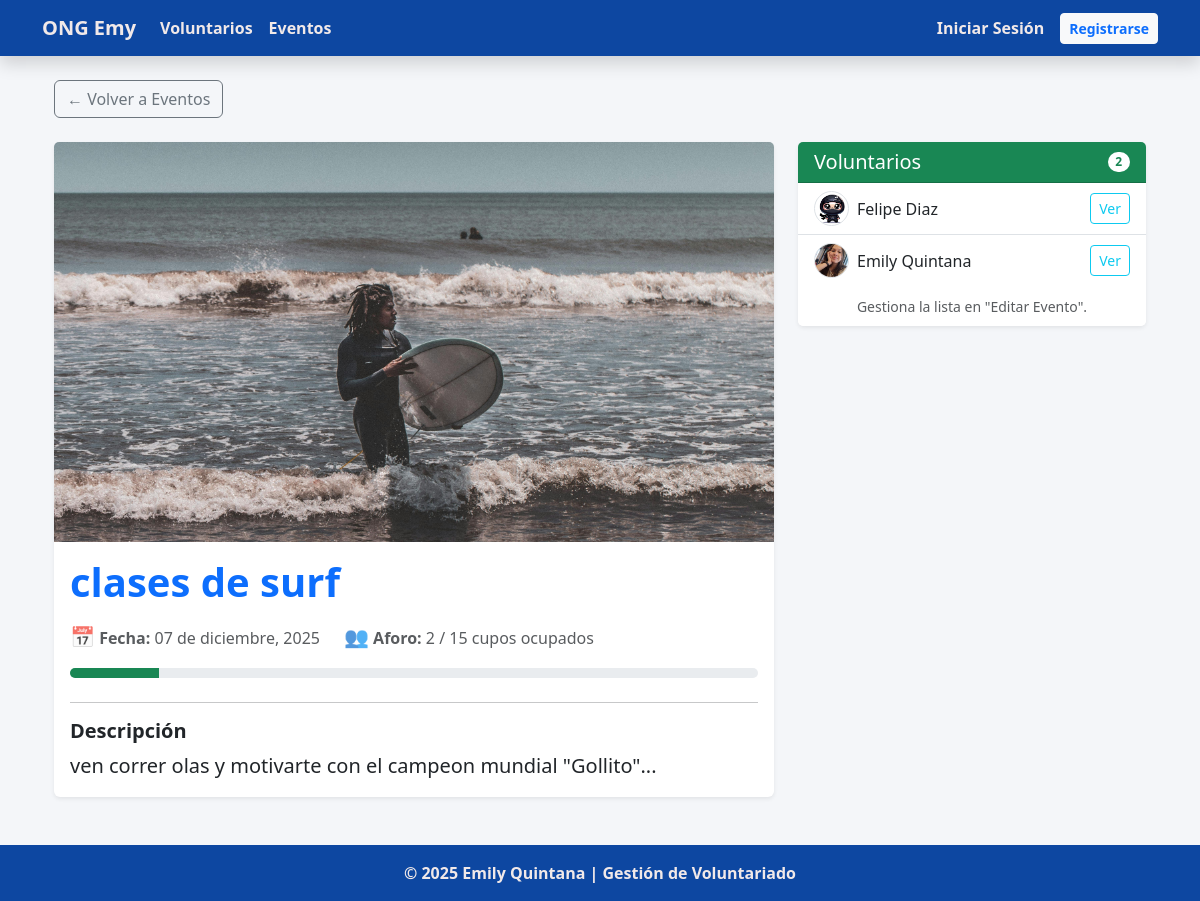
The app's page /eventos/2/ with its own data.
### voluntariado/models.py (models this page shows, shortened)
class Evento(models.Model):
    titulo = models.CharField(max_length=255, verbose_name="Título del Evento")
    descripcion = models.TextField(verbose_name="Descripción")
    fecha = models.DateField(verbose_name="Fecha del Evento")
    aforo = models.PositiveIntegerField(default=10, verbose_name="Aforo Máximo")
    voluntarios = models.ManyToManyField(Voluntario, related_name="eventos", blank=True)
    class Meta:
        ordering = ['fecha']  # Ordenar por fecha, del más próximo al más lejano
        verbose_name = "Evento"
        verbose_name_plural = "Eventos"

class FotoEvento(models.Model):
    evento = models.ForeignKey(Evento, on_delete=models.CASCADE, related_name='fotos')
    imagen = models.ImageField(upload_to='eventos_galeria/')

class Voluntario(models.Model):
    nombre = models.CharField(max_length=255)
    email = models.EmailField(unique=True, verbose_name="Correo Electrónico")
    telefono = models.CharField(max_length=15, blank=True, null=True, verbose_name="Teléfono")
    foto = models.ImageField(upload_to='perfiles_voluntarios/', blank=True, null=True, verbose_name="Foto de Perfil")
    fecha_registro = models.DateTimeField(auto_now_add=True)
    class Meta:
        ordering = ['-id']
        verbose_name = "Voluntario"
        verbose_name_plural = "Voluntarios"

### voluntariado/views.py (the view)
# urls.py: path('eventos/<int:pk>/', views.detalle_evento, name='detalle_evento'),
def detalle_evento(request, pk):
    evento = get_object_or_404(Evento, pk=pk)
    return render(request, 'detalle_evento.html', {'evento': evento})

### voluntariado/templates/detalle_evento.html (shortened to what this page needs)
{% extends 'base.html' %}
{% block content %}
<div class="container">
    <div class="d-flex justify-content-between align-items-center mb-4">
        <a href="{% url 'lista_eventos' %}" class="btn btn-outline-secondary">← Volver a Eventos</a>
    </div>
    <div class="row">
        <div class="col-md-8">
            <div class="card shadow-sm mb-4">
                {% if evento.fotos.first %}
                    <img src="{{ evento.fotos.first.imagen.url }}" class="card-img-top" alt="{{ evento.titulo }}" style="height: 400px; object-fit: cover;">
                {% else %}
                    <div class="bg-light text-center py-5">
                        <span style="font-size: 80px;">📷</span>
                        <p class="text-muted">Sin foto de portada</p>
                    </div>
                {% endif %}
                <div class="card-body">
                    <h1 class="card-title text-primary fw-bold mb-3">{{ evento.titulo }}</h1>
                    <div class="d-flex gap-4 mb-3 text-muted align-items-center flex-wrap">
                        <div>
                            <span class="fs-5">📅</span>
                            <strong>Fecha:</strong> {{ evento.fecha|date:"d \d\e F, Y" }}
                        </div>
                        <div>
                            <span class="fs-5">👥</span>
                            <strong>Aforo:</strong> {{ evento.voluntarios.count }} / {{ evento.aforo }} cupos ocupados
                        </div>
                    </div>
                    <div class="progress mb-4" style="height: 10px;">
                        <div class="progress-bar {% if evento.voluntarios.count >= evento.aforo %}bg-danger{% else %}bg-success{% endif %}"
                             role="progressbar"
                             style="width: {% widthratio evento.voluntarios.count evento.aforo 100 %}%;"
                             aria-valuenow="{{ evento.voluntarios.count }}"
                             aria-valuemin="0"
                             aria-valuemax="{{ evento.aforo }}">
                        </div>
                    </div>
                    <hr>
                    <h5 class="fw-bold">Descripción</h5>
                    <p class="card-text lead" style="white-space: pre-line;">{{ evento.descripcion }}</p>
                </div>
            </div>
        </div>
        <div class="col-md-4">
            <div class="card shadow-sm">
                <div class="card-header bg-success text-white d-flex justify-content-between align-items-center">
                    <h5 class="mb-0">Voluntarios</h5>
                    <span class="badge bg-white text-success rounded-pill">{{ evento.voluntarios.count }}</span>
                </div>
                <ul class="list-group list-group-flush" style="max-height: 400px; overflow-y: auto;">
                    {% for voluntario in evento.voluntarios.all %}
                    <li class="list-group-item d-flex justify-content-between align-items-center">
                        <div class="d-flex align-items-center text-truncate">
                            {% if voluntario.foto %}
                                <img src="{{ voluntario.foto.url }}" class="rounded-circle me-2 border" width="35" height="35" style="object-fit: cover;">
                            {% else %}
                                <span class="me-2 fs-4 text-secondary">👤</span>
                            {% endif %}
                            <span class="text-truncate" style="max-width: 150px;">{{ voluntario.nombre }}</span>
                        </div>
                        <a href="{% url 'detalle_voluntario' pk=voluntario.pk %}" class="btn btn-sm btn-outline-info" title="Ver perfil">Ver</a>
                    </li>
                    {% empty %}
                    <li class="list-group-item text-muted text-center py-4">
                        <p class="mb-0">No hay voluntarios inscritos.</p>
                    </li>
                    {% endfor %}
                </ul>
                <div class="card-footer bg-white text-center">
                    <small class="text-muted">Gestiona la lista en "Editar Evento".</small>
                </div>
            </div>
        </div>
    </div>
</div>
{% endblock %}

### static/css/style.css (style rules this page uses)
:root { --color-azul-pro: #0d47a1; --color-gris-fondo: #f4f6f9; --color-magenta: #d63384; --color-magenta-dark: #a82365; }
body { background-color: var(--color-gris-fondo); font-family: 'Segoe UI', Tahoma, Geneva, Verdana, sans-serif; }
a { color: var(--color-magenta); text-decoration: none; }
.card { border: none; box-shadow: 0 4px 6px rgba(0,0,0,0.1); }

### records on screen
Evento: fotos.first.imagen (picture), titulo "clases de surf", fecha "07 de diciembre, 2025", voluntarios.count "2", aforo "15", descripcion "ven correr olas y motivarte con el campeon mundial \"Gollito\"..."
Voluntario: foto (picture), nombre "Felipe Diaz"
Voluntario: foto (picture), nombre "Emily Quintana"
